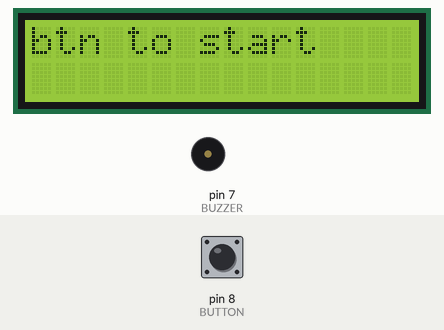
Recording of a program running on a simulated Arduino Uno, built with avr-gcc and run on an emulated ATmega328P. Parts: 16×2 character LCD, buzzer (waves = sounding). Inputs (shaded band) come from the test bench; at power-on: pin 8 (BUTTON) HIGH. What the program prints to the serial monitor is not drawn.

Above: at 2.8 s.
2.9 s: pin 8 (BUTTON) pulled LOW for 0.15 s
At 3.54 s:
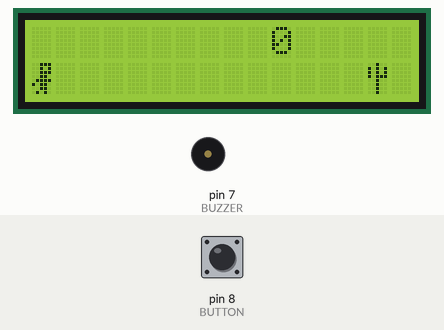
5.2 s: pin 8 (BUTTON) pulled LOW for 1 s
At 7.8 s:
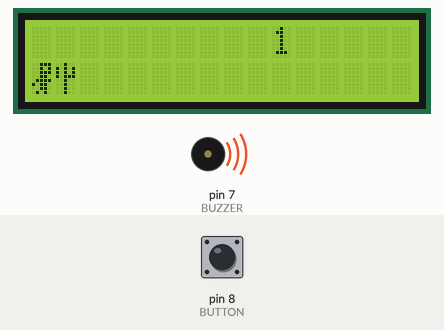
9.2 s: pin 8 (BUTTON) pulled LOW for 3.2 s
At 13.7 s:
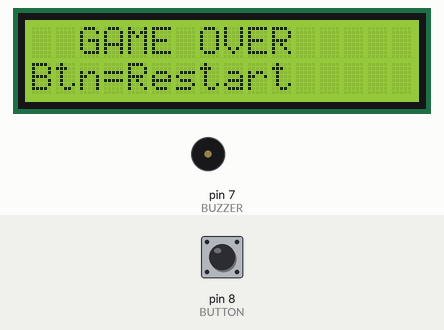
Timing chart, 0 to 15.2 s (numbered marks = the images above; inputs shaded):
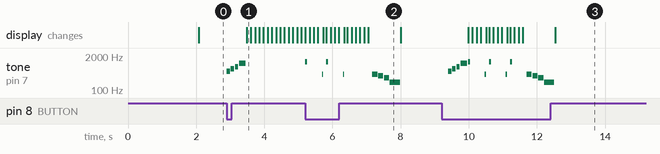

The program:

main.cpp
```cpp
#include <Arduino.h>
#include <LiquidCrystal.h>

LiquidCrystal lcd(12, 11, 5, 4, 3, 2);

// pushbutton
const int BUTTON = 8;

// piezo speaker
const int BUZZER = 7;

// Game variables
int obstacleX = 15;
bool jumping = false;
int jumpTimer = 0;
bool gameOver = false;
long score = 0;

// Dinosaur character
byte dino[8] = {
  B00111,
  B00101,
  B00111,
  B00110,
  B01111,
  B10110,
  B00110,
  B01010
};

// Obstacle (cactus)
byte cactus[8] = {
  B00100,
  B10101,
  B10101,
  B10111,
  B00100,
  B00100,
  B00100,
  B00100
};

// ---------- Sound effects ----------
// These use tone()/noTone() which is non-blocking-ish but we add small
// delay()s only where the game loop was already delaying, so gameplay
// timing isn't affected.

void sfxStart()
{
  // Cheerful ascending arcade "ready" jingle
  int notes[]     = {523, 659, 784, 1047}; // C5 E5 G5 C6
  int durations[] = {100, 100, 100, 200};
  for (int i = 0; i < 4; i++)
  {
    tone(BUZZER, notes[i], durations[i]);
    delay(durations[i] + 20);
  }
  noTone(BUZZER);
}

void sfxJump()
{
  // Quick upward blip, classic "jump" sound
  tone(BUZZER, 1200, 60);
}

void sfxLand()
{
  // Short low blip on landing
  tone(BUZZER, 400, 40);
}

void sfxGameOver()
{
  // Descending "game over" arcade sting
  int notes[]     = {392, 349, 294, 196}; // G4 F4 D4 G3
  int durations[] = {150, 150, 150, 300};
  for (int i = 0; i < 4; i++)
  {
    tone(BUZZER, notes[i], durations[i]);
    delay(durations[i] + 20);
  }
  noTone(BUZZER);
}

void resetGame()
{
  obstacleX = 15;
  jumping = false;
  jumpTimer = 0;
  score = 0;
  gameOver = false;
}

void setup()
{
  pinMode(BUTTON, INPUT_PULLUP);
  pinMode(BUZZER, OUTPUT);

  Serial.begin(115200);
  Serial.println("setup done");

  lcd.begin(16, 2);

  lcd.createChar(0, dino);
  lcd.createChar(1, cactus);

  lcd.clear();
  lcd.print("Dino Game!");
  delay(2000);

  lcd.clear();
  lcd.print("btn to start");
  while (digitalRead(BUTTON) == HIGH);

  sfxStart();

  resetGame();
}

void loop()
{
  // Restart after game over
  if (gameOver)
  {
    lcd.clear();
    lcd.setCursor(2,0);
    lcd.print("GAME OVER");

    lcd.setCursor(0,1);
    lcd.print("Btn=Restart");

    while (digitalRead(BUTTON) == HIGH);

    delay(200);

    sfxStart();

    resetGame();
    return;
  }

  // Jump
  if (!jumping && digitalRead(BUTTON) == LOW)
  {
    jumping = true;
    jumpTimer = 5;      // Jump duration
    sfxJump();
  }

  // Jump timer
  if (jumping)
  {
    jumpTimer--;

    if (jumpTimer <= 0)
    {
      jumping = false;
      sfxLand();
    }
  }

  // Move obstacle
  obstacleX--;

  if (obstacleX < 0)
  {
    obstacleX = 15;
    score++;
  }

  // Collision
  if (obstacleX == 0 && !jumping)
  {
    gameOver = true;
    sfxGameOver();
    return;
  }

  // Draw screen
  lcd.clear();

  // Draw dinosaur
  if (jumping)
  {
    lcd.setCursor(0,0);
    lcd.write(byte(0));
  }
  else
  {
    lcd.setCursor(0,1);
    lcd.write(byte(0));
  }

  // Draw obstacle
  if (obstacleX >= 0 && obstacleX < 16)
  {
    lcd.setCursor(obstacleX,1);
    lcd.write(byte(1));
  }

  // Score
  lcd.setCursor(10,0);
  lcd.print(score);

  delay(120);
}
```

Measured:
- after the input at 2.9 s, tone on pin 7 (BUZZER): plays 523 Hz for 0.10 s, 659 Hz for 0.10 s, 784 Hz for 0.10 s, 1047 Hz for 0.20 s, starting at once; the display: changes after 0.58 s (image 1)
- after the input at 5.2 s, the display: first changes at once (image 2 shows a later state)
- after the input at 9.2 s, tone on pin 7 (BUZZER): plays 523 Hz for 0.10 s, 659 Hz for 0.10 s, 784 Hz for 0.10 s, 1047 Hz for 0.20 s, 1200 Hz for 0.06 s, 400 Hz for 0.04 s … (13 notes in this stretch), starting after 0.20 s; the display: first changes after 0.78 s (image 3 shows a later state)
- what the display in image 2 shows lasts 0.9 s, from 7.1 s to 8.0 s
